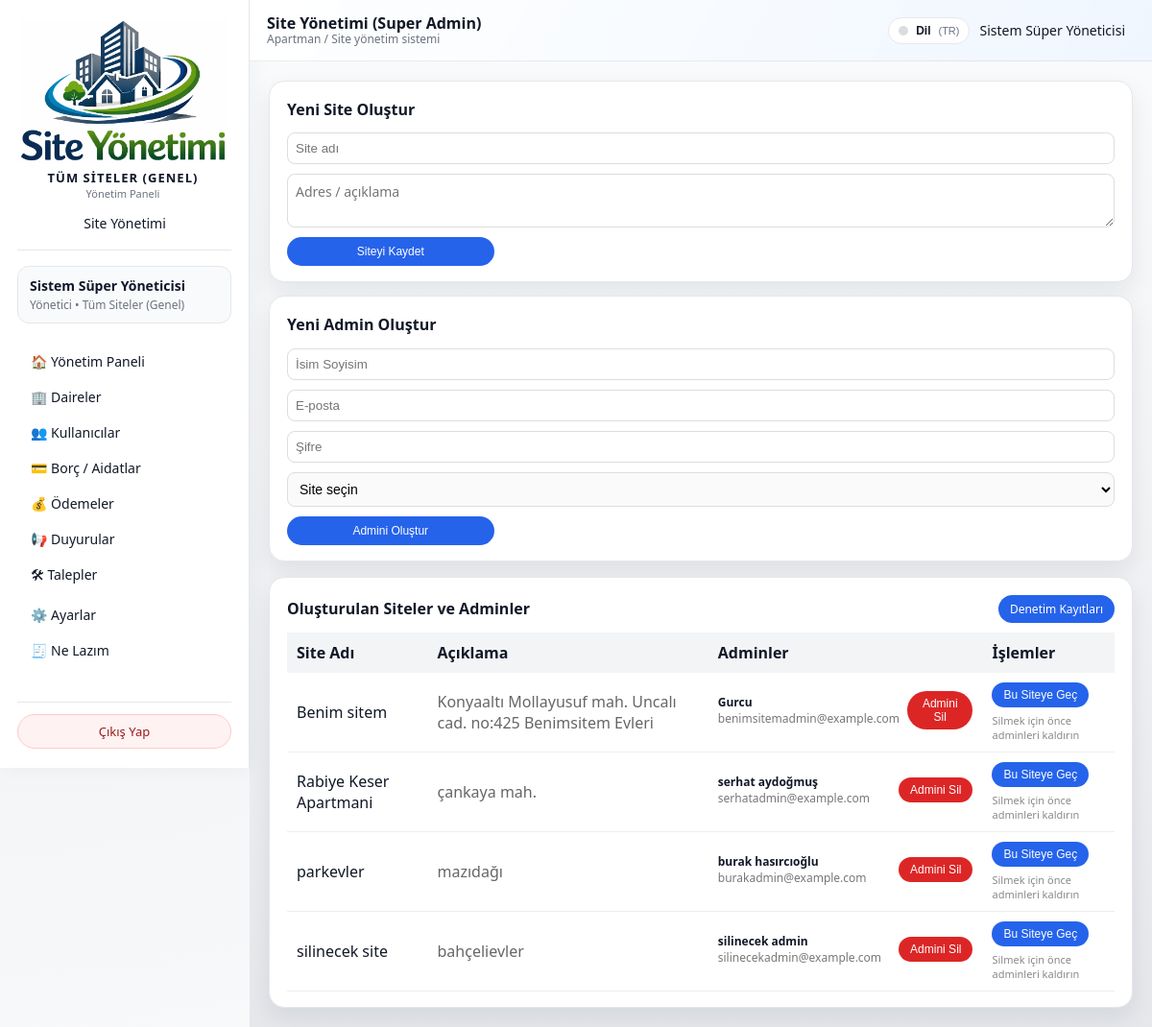
Page /admin/sites (signed in) on the committed database.
### models/user_model.py (models this page shows, shortened)
class User(db.Model):
    __tablename__ = "users"
    id = db.Column(db.Integer, primary_key=True)
    name = db.Column(db.String(120), nullable=False)
    email = db.Column(db.String(120), unique=True, nullable=False, index=True)
    phone = db.Column(db.String(32), nullable=True)
    password_hash = db.Column(db.String(255), nullable=False)
    role = db.Column(db.String(20), nullable=False, default="resident")
    site_id = db.Column(db.Integer, db.ForeignKey("sites.id"), nullable=True)
    apartment_id = db.Column(
        db.Integer,
        db.ForeignKey("apartments.id"),
        nullable=True,
    )
    is_active = db.Column(db.Boolean, default=True, nullable=False)

### models/site_model.py (models this page shows, shortened)
class Site(db.Model):
    __tablename__ = "sites"
    id = db.Column(db.Integer, primary_key=True)
    name = db.Column(db.String(150), nullable=False, unique=True)
    description = db.Column(db.String(255), nullable=True)
    db_path = db.Column(db.String(255), nullable=True)
    is_active = db.Column(db.Boolean, nullable=False, default=True)
    users = db.relationship("User", backref="site", lazy="dynamic")

### routes/admin_routes.py (the view, shortened to what this page needs)
@admin_bp.route("/sites", methods=["GET", "POST"])
@super_admin_required
def manage_sites():
    sites = []
    site_admins_map = defaultdict(list)
    try:
        sites = Site.query.order_by(Site.name.asc()).all()
        if sites:
            admins = (
                User.query.filter_by(role="admin")
                .order_by(User.name.asc())
                .all()
            )
            for admin in admins:
                if admin.site_id:
                    site_admins_map[admin.site_id].append(admin)
    except SQLAlchemyError as exc:
        current_app.logger.exception("Site listesi alınamadı: %s", exc)
        flash("Site listesi alınırken bir hata oluştu.", "error")
    return render_template(
        "admin/sites.html",
        sites=sites,
        site_admins_map=site_admins_map,
    )

### routes/admin_routes.py (called while the page is built)
def super_admin_required(view_func):
    @wraps(view_func)
    def wrapped_view(*args, **kwargs):
        user_id = session.get("user_id")
        role = session.get("user_role")
        if not user_id:
            flash("Devam etmek için lütfen giriş yapın.", "info")
            return redirect(url_for("auth.login"))
        if role != "super_admin":
            flash("Bu alana sadece süper yönetici erişebilir.", "error")
            return redirect(url_for("index"))
        return view_func(*args, **kwargs)
    return wrapped_view

def get_site_display_name() -> str:
    default_name = "Site / Apartman"
    try:
        settings = SystemSetting.get_singleton()
        if settings and getattr(settings, "site_name", None):
            name = (settings.site_name or "").strip()
            if name:
                return name
    except SQLAlchemyError as exc:
        current_app.logger.exception("Site adı okunamadı: %s", exc)
    return default_name

@admin_bp.app_context_processor
def inject_site_name():
    name = session.get("site_name")
    if not name:
        name = get_site_display_name()  # DB'den oku (SystemSetting)
        session["site_name"] = name
    return {"current_site_name": name}

### templates/admin/sites.html (shortened to what this page needs)
{% extends "base.html" %}
{% set LANG = session.get('lang','tr') %}
{% macro tp(k) -%}
  {{ I18N_PAGE.get(LANG, I18N_PAGE['tr']).get(k, I18N_PAGE['tr'].get(k, k)) }}
{%- endmacro %}
{% block topbar_title %}{{ tp('topbar_title') }}{% endblock %}
{% block content %}
<div class="dashboard-grid">
  <section>
    <div class="card" style="margin-bottom:14px;">
      <h2 style="font-size:16px;">{{ tp('new_site_title') }}</h2>
      <form method="post" action="{{ url_for('admin.manage_sites') }}"
            style="display:flex; flex-direction:column; gap:10px;">
        <input type="text" name="name" required placeholder="{{ tp('site_name_ph') }}"
               style="padding:8px; border-radius:8px; border:1px solid #ddd;">
        <textarea name="description" rows="2" placeholder="{{ tp('site_desc_ph') }}"
                  style="padding:8px; border-radius:8px; border:1px solid #ddd;"></textarea>
        <button type="submit" class="form-action">
          {{ tp('btn_save_site') }}
        </button>
      </form>
    </div>
    <div class="card">
      <h2 style="font-size:16px;">{{ tp('new_admin_title') }}</h2>
      <form method="post" action="{{ url_for('admin.create_site_admin') }}"
            style="display:flex; flex-direction:column; gap:10px;">
        <input type="text" name="admin_name" required placeholder="{{ tp('admin_name_ph') }}"
               style="padding:8px; border-radius:8px; border:1px solid #ddd;">
        <input type="email" name="admin_email" required placeholder="{{ tp('admin_email_ph') }}"
               style="padding:8px; border-radius:8px; border:1px solid #ddd;">
        <input type="password" name="admin_password" required placeholder="{{ tp('admin_pass_ph') }}"
               style="padding:8px; border-radius:8px; border:1px solid #ddd;">
        <select name="admin_site_id" required
                style="padding:8px; border-radius:8px; border:1px solid #ddd;">
          <option value="">{{ tp('select_site') }}</option>
        </select>
        <button type="submit" class="form-action">
          {{ tp('btn_create_admin') }}
        </button>
      </form>
    </div>
  </section>
  <section>
    <div class="card">
      <div class="card-head-row">
        <h2 style="font-size:16px;">{{ tp('table_title') }}</h2>
        <a href="{{ url_for('admin.audit_logs') }}"
           class="action-btn btn-blue"
           style="text-decoration:none; display:inline-flex; align-items:center; justify-content:center;">
          {{ tp('btn_audit_logs') }}
        </a>
      </div>
      <div class="table-wrap" style="margin-top:10px;">
        <table class="sites-table" style="width:100%; border-collapse:collapse;">
          <thead>
            <tr style="background:#f3f4f6;">
              <th style="padding:10px;">{{ tp('col_site_name') }}</th>
              <th style="padding:10px;">{{ tp('col_desc') }}</th>
              <th style="padding:10px;">{{ tp('col_admins') }}</th>
              <th style="padding:10px;">{{ tp('col_actions') }}</th>
            </tr>
          </thead>
          <tbody>
          {% for site in sites %}
            <tr style="border-bottom:1px solid #eee;">
              <td style="padding:10px;">{{ site.name }}</td>
              <td style="padding:10px; color:#666;">
                {{ site.description or tp('dash') }}
              </td>
              <td style="padding:10px;">
                {% set admins = site_admins_map.get(site.id) %}
                {% if admins %}
                  {% for admin in admins %}
                    <div class="admin-item">
                      <div class="admin-info">
                        <strong>{{ admin.name }}</strong>
                        <span style="color:#777;">{{ admin.email }}</span>
                      </div>
                      <form method="post"
                            action="{{ url_for('admin.delete_site_admin', admin_id=admin.id) }}">
                        <button class="action-btn btn-red">
                          {{ tp('btn_delete_admin') }}
                        </button>
                      </form>
                    </div>
                  {% endfor %}
                {% else %}
                  <span style="color:#aaa;">{{ tp('admin_not_assigned') }}</span>
                {% endif %}
              </td>
              <td style="padding:10px;">
                <div class="actions-box">
                  <form method="get"
                        action="{{ url_for('admin.switch_active_site', site_id=site.id) }}">
                    <button class="action-btn btn-blue">
                      {{ tp('btn_switch_site') }}
                    </button>
                  </form>
                  {% if not admins %}
                    <form method="post"
                          action="{{ url_for('admin.delete_site', site_id=site.id) }}">
                      <button class="action-btn btn-red">
                        {{ tp('btn_delete_site') }}
                      </button>
                    </form>
                  {% else %}
                    <span style="font-size:11px; color:#888;">
                      {{ tp('delete_rule') }}
                    </span>
                  {% endif %}
                </div>
              </td>
            </tr>
          {% endfor %}
          </tbody>
        </table>
      </div>
    </div>
  </section>
</div>
{% endblock %}

### templates/base.html (shortened to what this page needs)
<!doctype html>
<html lang="{{ session.get('lang','tr') }}">
<head>
  <link rel="stylesheet" href="{{ url_for('static', filename='css/app.css') }}">
</head>
<body class="{% block body_class %}{% endblock %}">
{% set LANG = session.get('lang','tr') %}
{% macro t(k) -%}
  {{ I18N.get(LANG, I18N['tr']).get(k, I18N['tr'].get(k, k)) }}
{%- endmacro %}
<div class="layout">
  <aside class="sidebar" id="sidebar">
    {% set _role = session.get("user_role") %}
    {% set _active_site = session.get("active_site_name") %}
    {% set site_name = session.get("active_site_name")
      or (current_site_name if current_site_name is defined and current_site_name else t('default_brand_name')) %}
    {% if _role == "super_admin" and not _active_site %}
      {% set site_name = t('all_sites_global') %}
    {% endif %}
    <div class="sidebar__header">
      <div class="sidebar__logo-wrapper">
        <img
          src="{{ url_for('static', filename='logo1.png') }}"
          alt="Logo"
          class="sidebar__logo-img"
          style="width:220px; height:150px; object-fit:contain;"
        >
        <div class="sidebar__brand-block">
          <div class="sidebar__brand-title">
            {{ site_name }}
          </div>
          <div class="sidebar__brand-subtitle">
            {{ t('panel_title') }}
          </div>
        </div>
        {% if session.get("user_role") == "super_admin" %}
          <a href="{{ url_for('admin.manage_sites', lang=LANG) }}" class="sidebar__link">
            {{ t('menu_site_mgmt') }}
          </a>
        {% endif %}
      </div>
    </div>
    <div class="sidebar__user">
      {% set user_name = session.get("user_name") %}
      {% set user_role = session.get("user_role") %}
      {% set active_site_name = session.get("active_site_name") %}
      {% set fallback_site_name = session.get("site_name", t('default_site_name')) %}
      {% if user_role == "super_admin" and not active_site_name %}
        {% set fallback_site_name = t('all_sites_global') %}
      {% endif %}
      <div class="sidebar__user-name">
        {% if user_name %}
          {{ user_name }}
        {% else %}
          {{ t('logged_in') }}
        {% endif %}
      </div>
      <div class="sidebar__user-role">
        {% if user_role in ["admin", "super_admin"] %}
          {{ t('role_admin_of') }} {{ active_site_name or fallback_site_name }}
        {% elif user_role == "resident" %}
          {{ t('role_resident_of') }} {{ active_site_name or fallback_site_name }}
        {% else %}
          {{ active_site_name or fallback_site_name }}
        {% endif %}
      </div>
    </div>
    <nav class="sidebar__nav">
      {% set endpoint = request.endpoint or "" %}
      {% if user_role in ["admin", "super_admin"] %}
        <a href="{{ url_for('admin.dashboard', lang=LANG) }}"
           class="sidebar__link {% if endpoint == 'admin.dashboard' %}sidebar__link--active{% endif %}">
          🏠 {{ t('menu_admin_dashboard') }}
        </a>
        <a href="{{ url_for('admin.manage_apartments', lang=LANG) }}"
           class="sidebar__link {% if endpoint == 'admin.manage_apartments' %}sidebar__link--active{% endif %}">
          🏢 {{ t('menu_apartments') }}
        </a>
        <a href="{{ url_for('admin.manage_users', lang=LANG) }}"
           class="sidebar__link {% if endpoint == 'admin.manage_users' %}sidebar__link--active{% endif %}">
          👥 {{ t('menu_users') }}
        </a>
        <a href="{{ url_for('admin.manage_bills', lang=LANG) }}"
           class="sidebar__link {% if endpoint == 'admin.manage_bills' or endpoint == 'admin.dues_summary' %}sidebar__link--active{% endif %}">
          💳 {{ t('menu_bills') }}
        </a>
        <a href="{{ url_for('admin.manage_payments', lang=LANG) }}"
           class="sidebar__link {% if endpoint == 'admin.manage_payments' %}sidebar__link--active{% endif %}">
          💰 {{ t('menu_payments') }}
        </a>
        <a href="{{ url_for('admin.manage_announcements', lang=LANG) }}"
           class="sidebar__link {% if endpoint == 'admin.manage_announcements' %}sidebar__link--active{% endif %}">
          📢 {{ t('menu_announcements') }}
        </a>
        <a href="{{ url_for('admin.manage_tickets', lang=LANG) }}"
           class="sidebar__link {% if endpoint == 'admin.manage_tickets' %}sidebar__link--active{% endif %}">
          🛠 {{ t('menu_tickets') }}
        </a>
        <a href="{{ url_for('admin.settings', lang=LANG) }}"
           class="sidebar__link {% if endpoint == 'admin.settings' %}sidebar__link--active{% endif %}">
          ⚙️ {{ t('menu_settings') }}
        </a>
        <a href="{{ url_for('admin.ne_lazim', lang=LANG) }}"
          class="sidebar__link {% if endpoint == 'admin.ne_lazim' %}sidebar__link--active{% endif %}">
          🧾 {{ t('menu_need_list') }}
        </a>
      {% else %}
        <a href="{{ url_for('admin.dashboard', lang=LANG) }}"
           class="sidebar__link {% if endpoint == 'admin.dashboard' %}sidebar__link--active{% endif %}">
          🏠 {{ t('menu_admin_dashboard') }}
        </a>
      {% endif %}
    </nav>
    <div class="sidebar__footer">
      <a href="{{ url_for('auth.logout', lang=LANG) }}" class="sidebar__logout-btn">
        {{ t('logout') }}
      </a>
    </div>
  </aside>
  <div class="main">
    <header class="topbar">
      <div>
        <div class="topbar__title">
          {% block topbar_title %}{{ t('panel_title') }}{% endblock %}
        </div>
        <div class="topbar__subtitle">
          {% if user_role == "admin" or (user_role == "super_admin" and active_site_name) %}
            {{ t('admin_view') }}
          {% elif user_role == "resident" %}
            {{ t('resident_view') }}
          {% else %}
            {{ t('system_view') }}
          {% endif %}
        </div>
      </div>
      <div class="topbar__user" style="display:flex; align-items:center; gap:10px;">
        <div class="lang-switch" id="langSwitch">
          <button type="button" class="lang-btn" id="langBtn" aria-haspopup="true" aria-expanded="false">
            <span class="lang-dot"></span>
            <span style="font-weight:600;">{{ t('language') }}</span>
            <span style="color:#6b7280; font-size:11px;">({{ LANG|upper }})</span>
          </button>
          {% set nxt = request.full_path %}
        </div>
        {% if user_name %}
          <span class="topbar__user-name">{{ user_name }}</span>
        {% endif %}
      </div>
    </header>
    <main class="content">
      {% block content %}{% endblock %}
    </main>
  </div>
</div>
</body>
</html>

### templates/base.html (style rules this page uses)
.lang-switch { position: relative; display: inline-flex; align-items: center; gap: 8px; }
.lang-btn { display: inline-flex; align-items: center; gap: 8px; padding: 6px 10px; border-radius: 999px; border: 1px solid #e5e7eb; background: #fff; cursor: pointer; font-size: 12px; color: #111827; white-space: nowrap; }
.lang-dot { width: 10px; height: 10px; border-radius: 999px; background: #111827; opacity: .15; }

### templates/admin/sites.html (style rules this page uses)
.action-btn { padding:6px 12px; border-radius:999px; border:none; font-size:12px; cursor:pointer; }
.btn-blue { background:#2563eb; color:white; }
.btn-red { background:#dc2626; color:white; }
.actions-box { display:flex; flex-direction:column; gap:6px; align-items:flex-start; }
.admin-item { display:flex; justify-content:space-between; align-items:center; gap:8px; margin-bottom:4px; }
.admin-info { display:flex; flex-direction:column; font-size:12px; }
th { font-weight:600; }
.form-action { width:25%; min-width:140px; text-align:center; border-radius:999px; padding:8px 10px; font-size:12px; background:#2563eb; color:white; border:none; cursor:pointer; }
.sites-table th { text-align:left !important; }
.sites-table td { text-align:left; }
.table-wrap { width:100%; overflow-x:auto; }
.card-head-row { display:flex; align-items:center; justify-content:space-between; gap:10px; flex-wrap:wrap; }
.card-head-row h2 { margin:0; }

### rows in the picture
User: name "Sistem Süper Yöneticisi"
Site: name "Benim sitem", description "Konyaaltı Mollayusuf mah. Uncalı cad. no:425 Benimsitem Evleri", get "Bu Siteye Geç Silmek için önce adminleri kaldırın"
User: name "Gurcu", email "benimsitemadmin@example.com", get "Admini Sil"
Site: name "Rabiye Keser Apartmani", description "çankaya mah.", get "Bu Siteye Geç Silmek için önce adminleri kaldırın"
User: name "serhat aydoğmuş", email "serhatadmin@example.com", get "Admini Sil"
Site: name "parkevler", description "mazıdağı", get "Bu Siteye Geç Silmek için önce adminleri kaldırın"
User: name "burak hasırcıoğlu", email "burakadmin@example.com", get "Admini Sil"
Site: name "silinecek site", description "bahçelievler", get "Bu Siteye Geç Silmek için önce adminleri kaldırın"
User: name "silinecek admin", email "silinecekadmin@example.com", get "Admini Sil"

### other values in the picture
{{ I18N_PAGE.get(LANG, I18N_PAGE['tr']).get(k, I18N_PAGE['tr'].get(k, k)) }} "Site Yönetimi (Super Admin) Yeni Site Oluştur Siteyi Kaydet Yeni Admin Oluştur Admini Oluştur Oluşturulan Siteler ve Adminler Denetim Kayıtları Site Adı Açıklama Adminler İşlemler"
{{ LANG|upper }} "TR"
form field admin_site_id "Site seçin"
